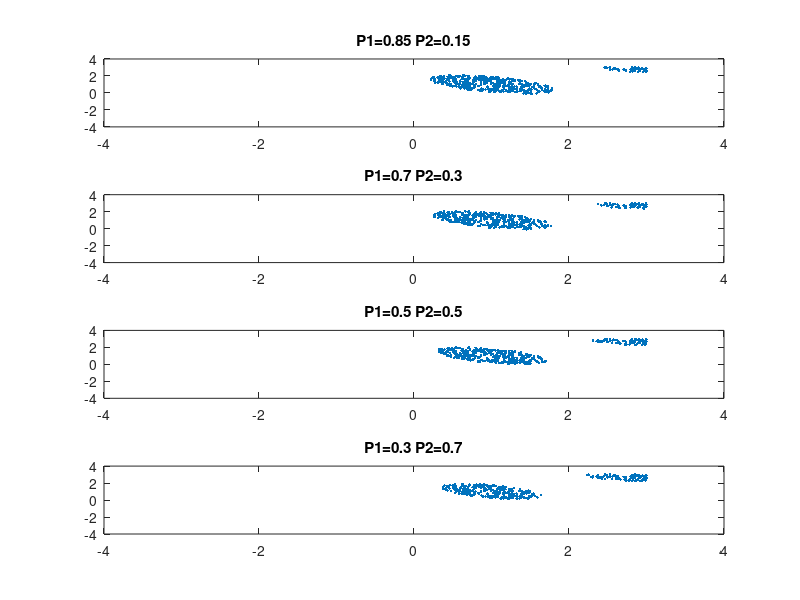

The MATLAB source for this figure:
clc;
clear all;
close all;
m1=[1,1]';
m2=[3,3]';
COV1=[0.1 -0.08;-0.08 0.2];
COV2=[0.1 0;0 0.1];
i=0;j=0;k=0;l=0;
while i<=500 && j<=500 && k<=500 && l<=500
    x1=-3+6*rand(2,1);
    
    y1=transpose(x1-m1);
    z1=inv(COV1);
    y2=transpose(x1-m2);
    z2=inv(COV2);
    p1=(1/(2*pi*det(COV1)^(0.5)))*exp(-0.5*y1*z1*(x1-m1));
    p2=(1/(2*pi*det(COV2)^(0.5)))*exp(-0.5*y2*z2*(x1-m2));
    P1=0.85*p1+0.15*p2;
    P2=0.7*p1+0.3*p2;
    P3=0.5*p1+0.5*p2;
    P4=0.3*p1+0.7*p2;
    
    if P1>0.05
        i=i+1;
        s1(i,:)=x1
    end 
    if P2>0.05
        j=j+1;
        s2(j,:)=x1
    end 
    
        if P3>0.05
        k=k+1;
        s3(k,:)=x1
    end 
    if P4>0.05
        l=l+1;
        s4(l,:)=x1
    end 
end
subplot(4,1,1)
plot(s1(:,1),s1(:,2),'.')
axis([-4 4 -4 4])
title('P1=0.85 P2=0.15')
subplot(4,1,2)
plot(s2(:,1),s2(:,2),'.')
axis([-4 4 -4 4])
title('P1=0.7 P2=0.3')
subplot(4,1,3)
plot(s3(:,1),s3(:,2),'.')
axis([-4 4 -4 4])
title('P1=0.5 P2=0.5')
subplot(4,1,4)
plot(s4(:,1),s4(:,2),'.')
axis([-4 4 -4 4])
title('P1=0.3 P2=0.7')
